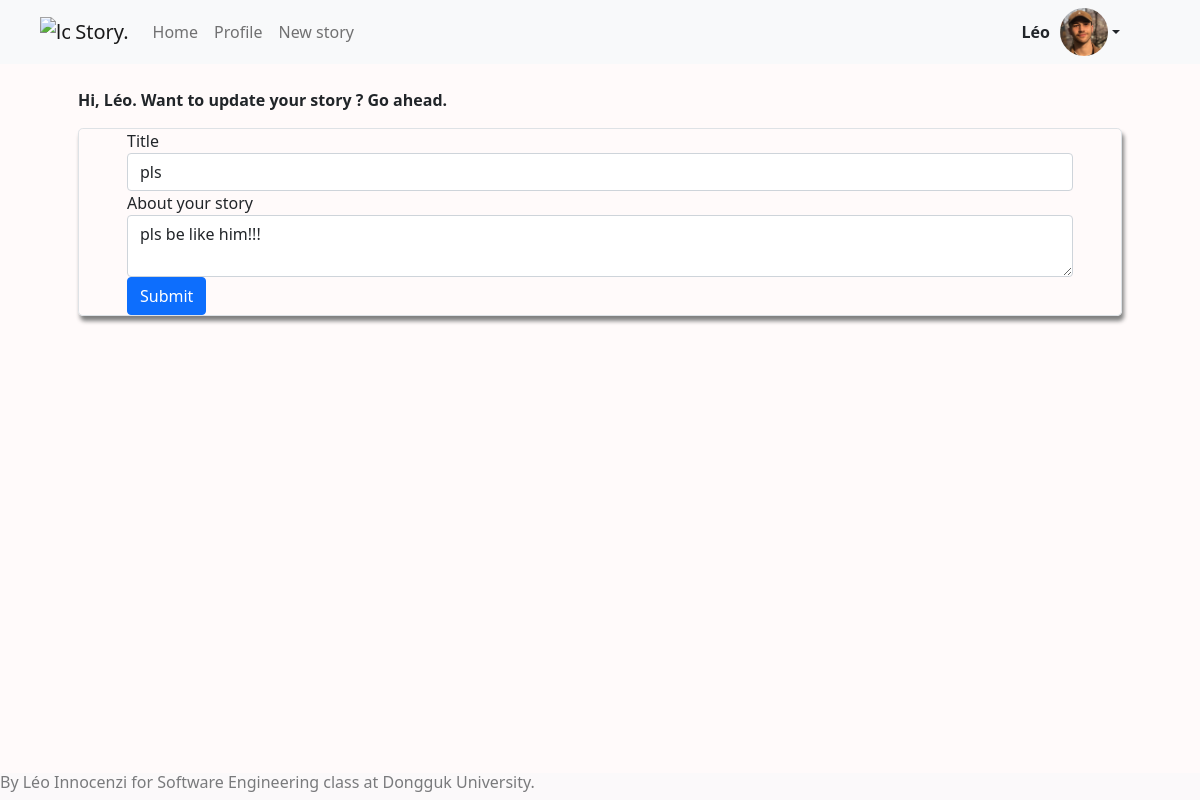
Screenshot of /modify_post/7 (signed in) with the database file from the repository.
### app/models.py (models this page shows, shortened)
class User(UserMixin, db.Model):
    id = db.Column(db.Integer, primary_key=True)
    username = db.Column(db.String(64), index=True, unique=True)
    email = db.Column(db.String(120), index=True, unique=True)
    location = db.Column(db.String(64), index=True, unique=True)
    password_hash = db.Column(db.String(128))
    profilePicture = db.Column(db.String(128))
    about_me = db.Column(db.String(140))
    last_seen = db.Column(db.DateTime, default=datetime.utcnow)
    stories = db.relationship('Story', backref='author', lazy='dynamic')

class Story(db.Model):
    id = db.Column(db.Integer, primary_key=True)
    title = db.Column(db.String(256))
    body = db.Column(db.String(4096))
    timestamp = db.Column(db.DateTime, index=True, default=datetime.utcnow)
    storyPicture = db.Column(db.String(128))
    user_id = db.Column(db.Integer, db.ForeignKey('user.id'))

### app/routes.py (the view)
@app.route('/modify_post/<int:id>', methods =['GET', 'POST'])
def modify_post(id):
    story = Story.query.get(id)
    form = EditStory()
    if form.validate_on_submit():
        story.title = form.title.data
        story.body = form.body.data
        db.session.commit()
        return redirect(url_for('home'))
    elif request.method == 'GET':
        form.title.data = story.title
        form.body.data = story.body
    db.session.flush
    return render_template('modify_post.html', form=form)

### app/forms.py
class EditStory(FlaskForm):
    title = StringField('Title')
    body = TextAreaField('About your story', validators=[Length(min=1, max=4096)])
    submit_button = SubmitField('Submit')

### app/models.py (called while the page is built)
@login.user_loader
def load_user(id):
    return User.query.get(int(id))

### app/templates/modify_post.html (shortened to what this page needs)
<!doctype html>
<html lang="en">
  <head>
    <link rel="stylesheet" href="../css/main.css">
    <link href="https://cdn.jsdelivr.net/npm/bootstrap@5.0.1/dist/css/bootstrap.min.css" rel="stylesheet">
  </head>
  <body style="background-color:snow;">
    <nav class="navbar navbar-expand-lg navbar-light bg-light">
      <a class="navbar-brand " href="{{ url_for('home') }}">
        <img src="../../img/filter-circle.svg" width="30" height="30" class="d-inline-block align-top" style="margin-left: 5vh;" alt="logo">     Story.</a>
      <ul class="navbar-nav mr-auto d-flex align-items-center">
        <li class="nav-item active">
          <a class="nav-link" href="{{ url_for('home') }}">Home</a>
        </li>
        <li class="nav-item">
          <a class="nav-link" href="{{ url_for('profile') }}">Profile</a>
        <li class="nav-item">
            <a class="nav-link" href="{{url_for('new_story')}}">New story</a>
        </li>
      </ul>
      <div class="dropdown" style="margin-left: auto; margin-right:10vh">
        <a href="#" class="inline d-flex align-items-center link-dark text-decoration-none dropdown-toggle" data-toggle="dropdown" id="dropdownMenuLink" aria-haspopup="true" aria-expanded="false">
          <strong style="margin-right: 10px;">{{ current_user.username }}</strong>
          <img src="{{ url_for('profile_picture') }}" alt="profile picture" width="48" height="48" class="rounded-circle">
        </a>
      </div>
    </nav>
    {% import "bootstrap/wtf.html" as wtf %}
    {% block content %}
    <div class="container my-md-4 mx-auto px-5">
      <div class= "mx-auto">
        <div>
          <p style="font-weight: bolder;">Hi, {{ current_user.username }}. Want to update your story ? Go ahead.</p>
          <div class="container card-style form-group border rounded-3 px-5 mb-4 ">
          <form method="POST" enctype="multipart/form-data">
            {{ wtf.quick_form(form, button_map={'submit_button': 'primary', }) }}
          </form>
          </div>
        </div>
      </div>
    </div>
    {% endblock content %}
  </body>
  <footer class="footer fixed-bottom bg-light" style="opacity: 0.6">
    <h6>By Léo Innocenzi for Software Engineering class at Dongguk University.</h6>
  </footer>
</html>

### css/main.css (style rules this page uses)
.footer { margin-top: 0 auto; margin-bottom: 0px; }
.card-style { box-shadow: 2px 5px 4px grey; }

### rows the page displays
User: username "Léo"
Story: title "pls", body "pls be like him!!!"
